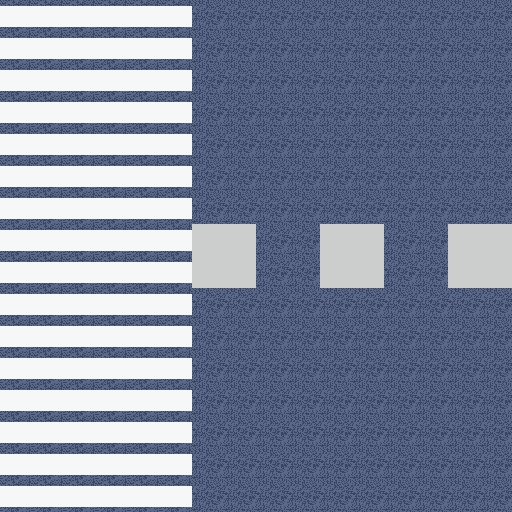

The image is a tile-based game level rendered from a .tmx file. Its description and complete source (layers, tilesets, objects, tile grids) follow:
An orthogonal 16x16 tile map with 32x32 px tiles, 3 tile layers (terrain, main, animated), 2 tilesets and 1 object (pedestrian_crossing).

<map version="1.10" tiledversion="1.11.0" orientation="orthogonal" renderorder="right-down" width="16" height="16" tilewidth="32" tileheight="32" infinite="0" nextlayerid="8" nextobjectid="8">
 <tileset firstgid="1" source="tileset2.tsx" />
 <tileset firstgid="401" source="worldMapTileset.tsx" />
 <layer id="6" name="terrain" width="16" height="16">
  <data encoding="csv">
64,64,64,64,64,64,536870974,536870974,536870974,536870974,536870974,536870974,536870974,536870974,536870974,536870974,
64,64,64,64,64,64,536870974,536870974,536870974,536870974,536870974,536870974,536870974,536870974,536870974,536870974,
64,64,64,64,64,64,536870974,536870974,536870974,536870974,536870974,536870974,536870974,536870974,536870974,536870974,
64,64,64,64,64,64,536870974,536870974,536870974,536870974,536870974,536870974,536870974,536870974,536870974,536870974,
64,64,64,64,64,64,536870974,536870974,536870974,536870974,536870974,536870974,536870974,536870974,536870974,536870974,
64,64,64,64,64,64,536870974,536870974,536870974,536870974,536870974,536870974,536870974,536870974,536870974,536870974,
64,64,64,64,64,64,536870974,536870974,536870974,536870974,536870974,536870974,536870974,536870974,536870974,536870974,
64,64,64,64,64,64,536870975,536870975,536870974,536870974,536870975,536870975,536870974,536870974,536870975,536870975,
64,64,64,64,64,64,536870975,536870975,536870974,536870974,536870975,536870975,536870974,536870974,536870975,536870975,
64,64,64,64,64,64,536870974,536870974,536870974,536870974,536870974,536870974,536870974,536870974,536870974,536870974,
64,64,64,64,64,64,536870974,536870974,536870974,536870974,536870974,536870974,536870974,536870974,536870974,536870974,
64,64,64,64,64,64,536870974,536870974,536870974,536870974,536870974,536870974,536870974,536870974,536870974,536870974,
64,64,64,64,64,64,536870974,536870974,536870974,536870974,536870974,536870974,536870974,536870974,536870974,536870974,
64,64,64,64,64,64,536870974,536870974,536870974,536870974,536870974,536870974,536870974,536870974,536870974,536870974,
64,64,64,64,64,64,536870974,536870974,536870974,536870974,536870974,536870974,536870974,536870974,536870974,536870974,
64,64,64,64,64,64,536870974,536870974,536870974,536870974,536870974,536870974,536870974,536870974,536870974,536870974
</data>
 </layer>
 <layer id="1" name="main" width="16" height="16">
  <data encoding="csv">
0,0,0,0,0,0,0,0,0,0,0,0,0,0,0,0,
0,0,0,0,0,0,0,0,0,0,0,0,0,0,0,0,
0,0,0,0,0,0,0,0,0,0,0,0,0,0,0,0,
0,0,0,0,0,0,0,0,0,0,0,0,0,0,0,0,
0,0,0,0,0,0,0,0,0,0,0,0,0,0,0,0,
0,0,0,0,0,0,0,0,0,0,0,0,0,0,0,0,
0,0,0,0,0,0,0,0,0,0,0,0,0,0,0,0,
0,0,0,0,0,0,0,0,0,0,0,0,0,0,0,0,
0,0,0,0,0,0,0,0,0,0,0,0,0,0,0,0,
0,0,0,0,0,0,0,0,0,0,0,0,0,0,0,0,
0,0,0,0,0,0,0,0,0,0,0,0,0,0,0,0,
0,0,0,0,0,0,0,0,0,0,0,0,0,0,0,0,
0,0,0,0,0,0,0,0,0,0,0,0,0,0,0,0,
0,0,0,0,0,0,0,0,0,0,0,0,0,0,0,0,
0,0,0,0,0,0,0,0,0,0,0,0,0,0,0,0,
0,0,0,0,0,0,0,0,0,0,0,0,0,0,0,0
</data>
 </layer>
 <layer id="5" name="animated" width="16" height="16">
  <data encoding="csv">
0,0,0,0,0,0,0,0,0,0,0,0,0,0,0,0,
0,0,0,0,0,0,0,0,0,0,0,0,0,0,0,0,
0,0,0,0,0,0,0,0,0,0,0,0,0,0,0,0,
0,0,0,0,0,0,0,0,0,0,0,0,0,0,0,0,
0,0,0,0,0,0,0,0,0,0,0,0,0,0,0,0,
0,0,0,0,0,0,0,0,0,0,0,0,0,0,0,0,
0,0,0,0,0,0,0,0,0,0,0,0,0,0,0,0,
0,0,0,0,0,0,0,0,0,0,0,0,0,0,0,0,
0,0,0,0,0,0,0,0,0,0,0,0,0,0,0,0,
0,0,0,0,0,0,0,0,0,0,0,0,0,0,0,0,
0,0,0,0,0,0,0,0,0,0,0,0,0,0,0,0,
0,0,0,0,0,0,0,0,0,0,0,0,0,0,0,0,
0,0,0,0,0,0,0,0,0,0,0,0,0,0,0,0,
0,0,0,0,0,0,0,0,0,0,0,0,0,0,0,0,
0,0,0,0,0,0,0,0,0,0,0,0,0,0,0,0,
0,0,0,0,0,0,0,0,0,0,0,0,0,0,0,0
</data>
 </layer>
 <objectgroup id="7" name="objects">
  <object id="1" name="sidewalk" type="pedestrian_crossing" x="8.38363" y="10.7789" width="173.661" height="488.047">
   <properties>
    <property name="direction" value="vertical" />
   </properties>
  </object>
 </objectgroup>
</map>
